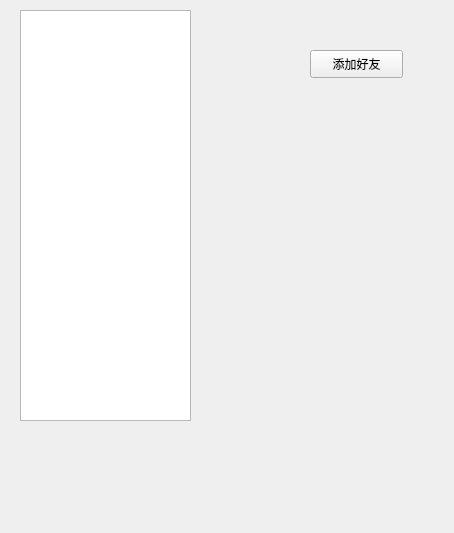
<?xml version="1.0" encoding="UTF-8"?>
<ui version="4.0">
 <class>Online</class>
 <widget class="QWidget" name="Online">
  <property name="geometry">
   <rect>
    <x>0</x>
    <y>0</y>
    <width>454</width>
    <height>533</height>
   </rect>
  </property>
  <property name="windowTitle">
   <string>Form</string>
  </property>
  <widget class="QListWidget" name="listWidget">
   <property name="geometry">
    <rect>
     <x>20</x>
     <y>10</y>
     <width>171</width>
     <height>411</height>
    </rect>
   </property>
  </widget>
  <widget class="QPushButton" name="addname">
   <property name="geometry">
    <rect>
     <x>310</x>
     <y>50</y>
     <width>93</width>
     <height>28</height>
    </rect>
   </property>
   <property name="text">
    <string>添加好友</string>
   </property>
  </widget>
 </widget>
 <resources/>
 <connections/>
</ui>
